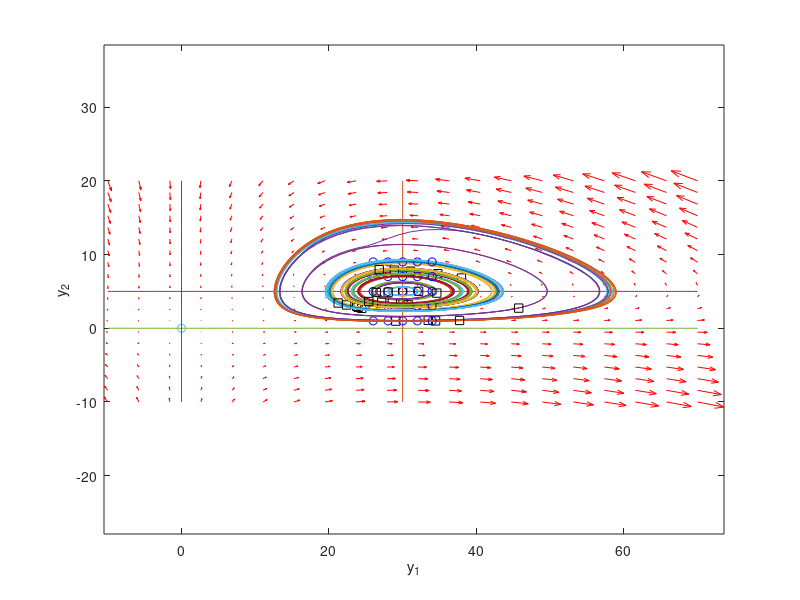

Write MATLAB code to recreate this figure.
%$ \dot{C}(t) = +0.1 * C(t) - 0.02 * C(t) Z(t) $
%$ \dot{Z}(t) = -0.3 * Z(t) + 0.01 * C(t)Z(t) $

clear all; close all; clc

f = @(t,Y) [+0.1 * Y(1) - 0.02 * Y(1) * Y(2); -0.3 * Y(2) + 0.01 * Y(1) * Y(2)];

y1 = linspace(-10,70,20);
y2 = linspace(-10,20,20);

% creates two matrices one for all the x-values on the grid, and one for
% all the y-values on the grid. Note that x and y are matrices of the same
% size and shape, in this case 20 rows and 20 columns
[x,y] = meshgrid(y1,y2);
size(x)
size(y)

u = zeros(size(x));
v = zeros(size(x));

% we can use a single loop over each element to compute the derivatives at
% each point (y1, y2)
t=0; % we want the derivatives at each point at t=0, i.e. the starting time
for i = 1:numel(x)
    Yprime = f(t,[x(i); y(i)]);
    u(i) = Yprime(1);
    v(i) = Yprime(2);
end

quiver(x,y,u,v,'r'); figure(gcf)
xlabel('y_1')
ylabel('y_2')
axis tight equal;

hold on
t = [-10:0.5:70];
y1 = 5 * ones([1, 161]);
y2 = ones([1, 161]) - 1;
plot(t,y1,t,y2,0,0,'o',30,5,'o')
x1 = 0;x2 = 30;
plot([x1,x1],[-10,20],[x2,x2],[-10,20]);
hold off

hold on
for y10 = [26 28 30 32 34]
  for y20 = [1 3 5 7 9]   
    [ts,ys] = ode45(f,[0:0.5:200],[y10;y20]);
    plot(ys(:,1),ys(:,2))
    plot(ys(1,1),ys(1,2),'bo') % starting point
    plot(ys(end,1),ys(end,2),'ks') % ending point
  end
end
hold off